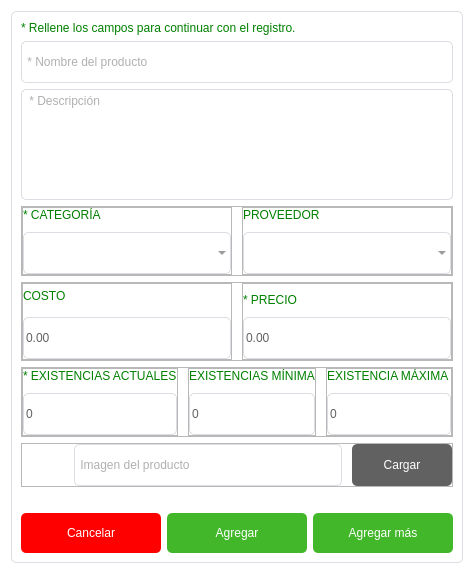
<?xml version="1.0" encoding="UTF-8"?>
<ui version="4.0">
 <class>Dialog</class>
 <widget class="QDialog" name="Dialog">
  <property name="geometry">
   <rect>
    <x>0</x>
    <y>0</y>
    <width>474</width>
    <height>574</height>
   </rect>
  </property>
  <property name="windowTitle">
   <string>Agregar Producto</string>
  </property>
  <property name="autoFillBackground">
   <bool>false</bool>
  </property>
  <property name="styleSheet">
   <string notr="true">QDialog {
	background-color : #FFF;
	margin : 0px;
	padding : 0px;
}

QFrame#content {
	background-color : transparent;
	border: 1px solid #DADDE1;
	border-radius: 5px;
	min-width : 450px;
	min-height : 550px;
}

QLabel {
	font : 77 12px &quot;Arial&quot;;
	color : green;
}

QLineEdit, QTextEdit, QComboBox, QSpinBox, QDoubleSpinBox {
	background-color : transparent;
	border : 1px solid #DADDE1;
	border-radius : 5px;
	color : #616161;
	min-height : 40px;
	font : 77 18px &quot;Arial&quot;;
}

QPushButton {
	color : #FFFFFF;
	border-style : solid;
	border-radius: 5px;
	min-height : 40px;
	font : 77 18px &quot;Arial&quot;;
}

QPushButton:hover {
	border: 1px solid #FFF;
	border-radius: 5px;
}

#btn_file_explorer {
	background-color : #616161;
}

#btn_file_explorer:pressed {
	background-color : transparent;
	color : #616161;
	border: 1px solid #616161;
	border-radius: 5px;
}

#btn_accept_and_new, #btn_accept {
	background-color : #42B72A;
}

#btn_accept_and_new:pressed, #btn_accept:pressed {
	background-color : transparent;
	color : #42B72A;
	border: 1px solid #42B72A;
	border-radius: 5px;
}

#btn_cancel {
	background-color : red;
}

QPushButton#btn_cancel:pressed {
	background-color : transparent;
	color : red;
	border: 1px solid red;
	border-radius: 5px;
}

#lbl_image {
	min-width : 42px;
	max-width : 42px;
	min-height: 42px;
	max-height : 42px;
	border-radius : 5px;
    background-repeat : no-repeat;
}</string>
  </property>
  <layout class="QVBoxLayout" name="verticalLayout">
   <item>
    <widget class="QFrame" name="content">
     <property name="styleSheet">
      <string notr="true"/>
     </property>
     <property name="frameShape">
      <enum>QFrame::StyledPanel</enum>
     </property>
     <property name="frameShadow">
      <enum>QFrame::Raised</enum>
     </property>
     <layout class="QVBoxLayout" name="verticalLayout_2">
      <item>
       <widget class="QLabel" name="lbl_info">
        <property name="text">
         <string>* Rellene los campos para continuar con el registro.</string>
        </property>
       </widget>
      </item>
      <item>
       <spacer name="verticalSpacer">
        <property name="orientation">
         <enum>Qt::Vertical</enum>
        </property>
        <property name="sizeHint" stdset="0">
         <size>
          <width>20</width>
          <height>40</height>
         </size>
        </property>
       </spacer>
      </item>
      <item>
       <widget class="QLineEdit" name="tfd_name">
        <property name="placeholderText">
         <string> * Nombre del producto</string>
        </property>
        <property name="clearButtonEnabled">
         <bool>true</bool>
        </property>
       </widget>
      </item>
      <item>
       <widget class="QTextEdit" name="ted_description">
        <property name="sizePolicy">
         <sizepolicy hsizetype="Preferred" vsizetype="Preferred">
          <horstretch>0</horstretch>
          <verstretch>0</verstretch>
         </sizepolicy>
        </property>
        <property name="frameShape">
         <enum>QFrame::StyledPanel</enum>
        </property>
        <property name="placeholderText">
         <string> * Descripción</string>
        </property>
       </widget>
      </item>
      <item>
       <widget class="QFrame" name="frame">
        <property name="frameShape">
         <enum>QFrame::StyledPanel</enum>
        </property>
        <property name="frameShadow">
         <enum>QFrame::Raised</enum>
        </property>
        <layout class="QHBoxLayout" name="horizontalLayout_4">
         <property name="spacing">
          <number>10</number>
         </property>
         <property name="leftMargin">
          <number>0</number>
         </property>
         <property name="topMargin">
          <number>0</number>
         </property>
         <property name="rightMargin">
          <number>0</number>
         </property>
         <property name="bottomMargin">
          <number>0</number>
         </property>
         <item>
          <widget class="QFrame" name="frame_8">
           <property name="frameShape">
            <enum>QFrame::StyledPanel</enum>
           </property>
           <property name="frameShadow">
            <enum>QFrame::Raised</enum>
           </property>
           <layout class="QVBoxLayout" name="verticalLayout_6">
            <property name="spacing">
             <number>10</number>
            </property>
            <property name="leftMargin">
             <number>0</number>
            </property>
            <property name="topMargin">
             <number>0</number>
            </property>
            <property name="rightMargin">
             <number>0</number>
            </property>
            <property name="bottomMargin">
             <number>0</number>
            </property>
            <item>
             <widget class="QLabel" name="label_5">
              <property name="text">
               <string>* CATEGORÍA</string>
              </property>
             </widget>
            </item>
            <item>
             <widget class="QComboBox" name="cbx_category">
              <property name="sizePolicy">
               <sizepolicy hsizetype="Preferred" vsizetype="Preferred">
                <horstretch>0</horstretch>
                <verstretch>0</verstretch>
               </sizepolicy>
              </property>
              <property name="cursor">
               <cursorShape>PointingHandCursor</cursorShape>
              </property>
              <property name="contextMenuPolicy">
               <enum>Qt::DefaultContextMenu</enum>
              </property>
              <property name="currentText">
               <string/>
              </property>
              <property name="modelColumn">
               <number>0</number>
              </property>
             </widget>
            </item>
           </layout>
          </widget>
         </item>
         <item>
          <widget class="QFrame" name="frame_9">
           <property name="frameShape">
            <enum>QFrame::StyledPanel</enum>
           </property>
           <property name="frameShadow">
            <enum>QFrame::Raised</enum>
           </property>
           <layout class="QVBoxLayout" name="verticalLayout_7">
            <property name="spacing">
             <number>10</number>
            </property>
            <property name="leftMargin">
             <number>0</number>
            </property>
            <property name="topMargin">
             <number>0</number>
            </property>
            <property name="rightMargin">
             <number>0</number>
            </property>
            <property name="bottomMargin">
             <number>0</number>
            </property>
            <item>
             <widget class="QLabel" name="label_6">
              <property name="text">
               <string>PROVEEDOR</string>
              </property>
             </widget>
            </item>
            <item>
             <widget class="QComboBox" name="cbx_supplier">
              <property name="sizePolicy">
               <sizepolicy hsizetype="Preferred" vsizetype="Preferred">
                <horstretch>0</horstretch>
                <verstretch>0</verstretch>
               </sizepolicy>
              </property>
              <property name="cursor">
               <cursorShape>PointingHandCursor</cursorShape>
              </property>
              <property name="contextMenuPolicy">
               <enum>Qt::DefaultContextMenu</enum>
              </property>
              <property name="currentText">
               <string/>
              </property>
              <property name="frame">
               <bool>true</bool>
              </property>
             </widget>
            </item>
           </layout>
          </widget>
         </item>
        </layout>
       </widget>
      </item>
      <item>
       <widget class="QFrame" name="frame_2">
        <property name="frameShape">
         <enum>QFrame::StyledPanel</enum>
        </property>
        <property name="frameShadow">
         <enum>QFrame::Raised</enum>
        </property>
        <layout class="QHBoxLayout" name="horizontalLayout_5">
         <property name="spacing">
          <number>10</number>
         </property>
         <property name="leftMargin">
          <number>0</number>
         </property>
         <property name="topMargin">
          <number>0</number>
         </property>
         <property name="rightMargin">
          <number>0</number>
         </property>
         <property name="bottomMargin">
          <number>0</number>
         </property>
         <item>
          <widget class="QFrame" name="frame_10">
           <property name="frameShape">
            <enum>QFrame::StyledPanel</enum>
           </property>
           <property name="frameShadow">
            <enum>QFrame::Raised</enum>
           </property>
           <layout class="QVBoxLayout" name="verticalLayout_8">
            <property name="spacing">
             <number>10</number>
            </property>
            <property name="leftMargin">
             <number>0</number>
            </property>
            <property name="topMargin">
             <number>0</number>
            </property>
            <property name="rightMargin">
             <number>0</number>
            </property>
            <property name="bottomMargin">
             <number>0</number>
            </property>
            <item>
             <widget class="QLabel" name="lbl_cost">
              <property name="text">
               <string>COSTO</string>
              </property>
             </widget>
            </item>
            <item>
             <widget class="QDoubleSpinBox" name="dsb_cost">
              <property name="maximum">
               <double>999999.989999999990687</double>
              </property>
             </widget>
            </item>
           </layout>
          </widget>
         </item>
         <item>
          <widget class="QFrame" name="frame_11">
           <property name="frameShape">
            <enum>QFrame::StyledPanel</enum>
           </property>
           <property name="frameShadow">
            <enum>QFrame::Raised</enum>
           </property>
           <layout class="QVBoxLayout" name="verticalLayout_9">
            <property name="spacing">
             <number>10</number>
            </property>
            <property name="leftMargin">
             <number>0</number>
            </property>
            <property name="rightMargin">
             <number>0</number>
            </property>
            <property name="bottomMargin">
             <number>0</number>
            </property>
            <item>
             <widget class="QLabel" name="lbl_price">
              <property name="text">
               <string>* PRECIO</string>
              </property>
             </widget>
            </item>
            <item>
             <widget class="QDoubleSpinBox" name="dsb_price">
              <property name="maximum">
               <double>999999.989999999990687</double>
              </property>
              <property name="value">
               <double>0.000000000000000</double>
              </property>
             </widget>
            </item>
           </layout>
          </widget>
         </item>
        </layout>
       </widget>
      </item>
      <item>
       <widget class="QFrame" name="frame_3">
        <property name="frameShape">
         <enum>QFrame::StyledPanel</enum>
        </property>
        <property name="frameShadow">
         <enum>QFrame::Raised</enum>
        </property>
        <layout class="QHBoxLayout" name="horizontalLayout_6">
         <property name="spacing">
          <number>10</number>
         </property>
         <property name="leftMargin">
          <number>0</number>
         </property>
         <property name="topMargin">
          <number>0</number>
         </property>
         <property name="rightMargin">
          <number>0</number>
         </property>
         <property name="bottomMargin">
          <number>0</number>
         </property>
         <item>
          <widget class="QFrame" name="frame_6">
           <property name="frameShape">
            <enum>QFrame::StyledPanel</enum>
           </property>
           <property name="frameShadow">
            <enum>QFrame::Raised</enum>
           </property>
           <layout class="QVBoxLayout" name="verticalLayout_5">
            <property name="spacing">
             <number>10</number>
            </property>
            <property name="leftMargin">
             <number>0</number>
            </property>
            <property name="topMargin">
             <number>0</number>
            </property>
            <property name="rightMargin">
             <number>0</number>
            </property>
            <property name="bottomMargin">
             <number>0</number>
            </property>
            <item>
             <widget class="QLabel" name="label_3">
              <property name="text">
               <string>* EXISTENCIAS ACTUALES</string>
              </property>
             </widget>
            </item>
            <item>
             <widget class="QSpinBox" name="sbx_current">
              <property name="maximum">
               <number>99999</number>
              </property>
             </widget>
            </item>
           </layout>
          </widget>
         </item>
         <item>
          <widget class="QFrame" name="frame_4">
           <property name="frameShape">
            <enum>QFrame::StyledPanel</enum>
           </property>
           <property name="frameShadow">
            <enum>QFrame::Raised</enum>
           </property>
           <layout class="QVBoxLayout" name="verticalLayout_3">
            <property name="spacing">
             <number>10</number>
            </property>
            <property name="leftMargin">
             <number>0</number>
            </property>
            <property name="topMargin">
             <number>0</number>
            </property>
            <property name="rightMargin">
             <number>0</number>
            </property>
            <property name="bottomMargin">
             <number>0</number>
            </property>
            <item>
             <widget class="QLabel" name="label">
              <property name="sizePolicy">
               <sizepolicy hsizetype="Fixed" vsizetype="Preferred">
                <horstretch>0</horstretch>
                <verstretch>0</verstretch>
               </sizepolicy>
              </property>
              <property name="text">
               <string>EXISTENCIAS MÍNIMA</string>
              </property>
             </widget>
            </item>
            <item>
             <widget class="QSpinBox" name="sbx_min">
              <property name="maximum">
               <number>99999</number>
              </property>
             </widget>
            </item>
           </layout>
          </widget>
         </item>
         <item>
          <widget class="QFrame" name="frame_5">
           <property name="frameShape">
            <enum>QFrame::StyledPanel</enum>
           </property>
           <property name="frameShadow">
            <enum>QFrame::Raised</enum>
           </property>
           <layout class="QVBoxLayout" name="verticalLayout_4">
            <property name="spacing">
             <number>10</number>
            </property>
            <property name="leftMargin">
             <number>0</number>
            </property>
            <property name="topMargin">
             <number>0</number>
            </property>
            <property name="rightMargin">
             <number>0</number>
            </property>
            <property name="bottomMargin">
             <number>0</number>
            </property>
            <item>
             <widget class="QLabel" name="label_2">
              <property name="text">
               <string>EXISTENCIA MÁXIMA</string>
              </property>
             </widget>
            </item>
            <item>
             <widget class="QSpinBox" name="sbx_max">
              <property name="maximum">
               <number>99999</number>
              </property>
             </widget>
            </item>
           </layout>
          </widget>
         </item>
        </layout>
       </widget>
      </item>
      <item>
       <widget class="QFrame" name="frame_7">
        <property name="frameShape">
         <enum>QFrame::StyledPanel</enum>
        </property>
        <property name="frameShadow">
         <enum>QFrame::Raised</enum>
        </property>
        <layout class="QHBoxLayout" name="horizontalLayout_7">
         <property name="spacing">
          <number>10</number>
         </property>
         <property name="leftMargin">
          <number>0</number>
         </property>
         <property name="topMargin">
          <number>0</number>
         </property>
         <property name="rightMargin">
          <number>0</number>
         </property>
         <property name="bottomMargin">
          <number>0</number>
         </property>
         <item>
          <widget class="QLabel" name="lbl_image">
           <property name="text">
            <string/>
           </property>
           <property name="pixmap">
            <pixmap resource="assets.qrc">:/images/assets/img/logo_python.png</pixmap>
           </property>
           <property name="scaledContents">
            <bool>true</bool>
           </property>
          </widget>
         </item>
         <item>
          <widget class="QLineEdit" name="tfd_image">
           <property name="placeholderText">
            <string> Imagen del producto</string>
           </property>
           <property name="clearButtonEnabled">
            <bool>true</bool>
           </property>
          </widget>
         </item>
         <item>
          <widget class="QPushButton" name="btn_file_explorer">
           <property name="sizePolicy">
            <sizepolicy hsizetype="Preferred" vsizetype="Preferred">
             <horstretch>0</horstretch>
             <verstretch>0</verstretch>
            </sizepolicy>
           </property>
           <property name="minimumSize">
            <size>
             <width>100</width>
             <height>40</height>
            </size>
           </property>
           <property name="text">
            <string>Cargar</string>
           </property>
          </widget>
         </item>
        </layout>
       </widget>
      </item>
      <item>
       <widget class="QLabel" name="lbl_info2">
        <property name="text">
         <string/>
        </property>
       </widget>
      </item>
      <item>
       <layout class="QHBoxLayout" name="horizontalLayout">
        <item>
         <widget class="QPushButton" name="btn_cancel">
          <property name="text">
           <string>Cancelar</string>
          </property>
         </widget>
        </item>
        <item>
         <widget class="QPushButton" name="btn_accept">
          <property name="text">
           <string>Agregar</string>
          </property>
         </widget>
        </item>
        <item>
         <widget class="QPushButton" name="btn_accept_and_new">
          <property name="text">
           <string>Agregar más</string>
          </property>
         </widget>
        </item>
       </layout>
      </item>
     </layout>
    </widget>
   </item>
  </layout>
 </widget>
 <resources>
  <include location="assets.qrc"/>
 </resources>
 <connections/>
</ui>
